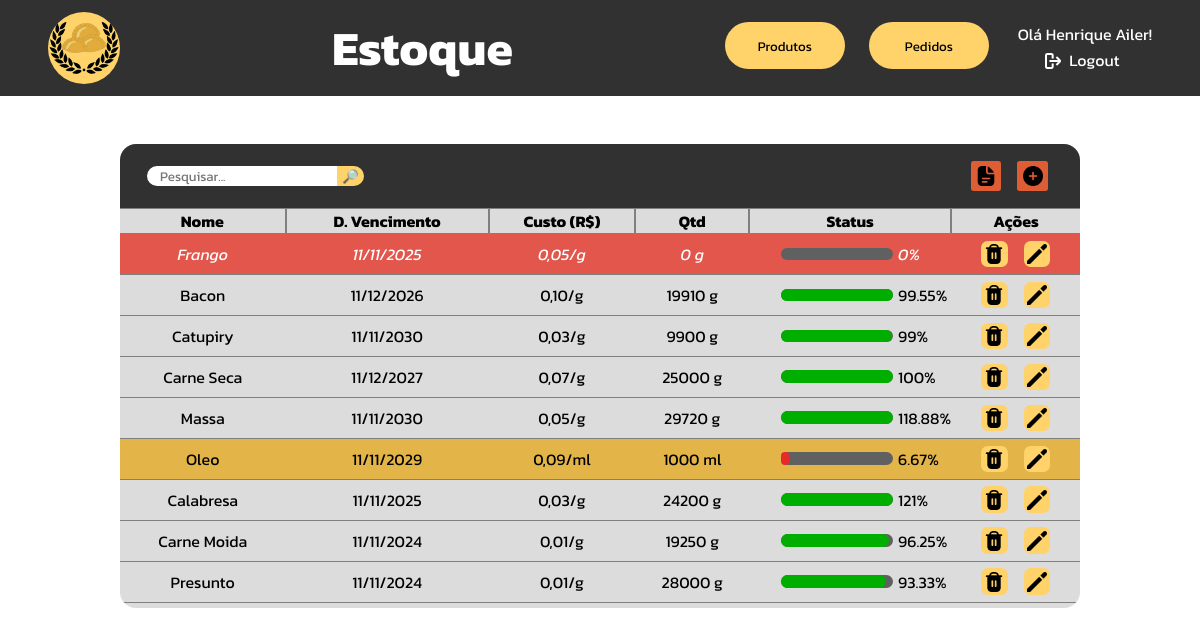
The app's page /php/tabelaEstoque.php (signed in) with its own data.
### tables this page shows
CREATE TABLE `estoque` (
  `id_item` int(11) NOT NULL,
  `nome_item` varchar(50) NOT NULL,
  `data_vencimento` date NOT NULL,
  `valor_custo` decimal(10,2) NOT NULL,
  `unidade_medida` varchar(2) NOT NULL,
  `qtd` int(11) NOT NULL,
  `qtd_padrao` int(11) NOT NULL
);

### php/utilities/fixMoney.php (called while the page is built)
<?php
    function fixMoney($value){
        return str_replace(".", ",", sprintf("%1$.2f", $value));
    }
?>

### php/tabelaEstoque.php (the view, shortened to what this page needs)
<?php
    include "utilities/fixMoney.php";
    function tratarData($data){
        $date_array = explode("-",$data);
        return $date_array[2]."/".$date_array[1]."/".$date_array[0];
    }
    function getPercentageShow($n, $total){
        $percent = (100*$n)/$total;
        if($percent > 100){
            return 100;
        }
        return $percent;
    }
    function getPercentageReal($n, $total){
        return round((100*$n)/$total, 2);
    }
    function table($search){
        include "utilities/mysql_connect.php";
        $query = mysqli_query($connection, "select nome_item, data_vencimento, valor_custo, unidade_medida, qtd, qtd_padrao, id_item from estoque where nome_item like \"%$search%\";");
        while($output = mysqli_fetch_array($query)){
            if($output[4] == 0){
                echo"<tr class='dead-row'>";
            }else if($output[4] <= $output[5]*0.1){
                echo"<tr class='alert'>";
            }else{
                echo"<tr class='normal-row'>";
            }
            $data = tratarData($output[1]);
            $percentageShow = getPercentageShow($output[4], $output[5]);
            $percentageReal = getPercentageReal($output[4], $output[5]);
            $preco = fixMoney($output[2]);
            echo"<td>$output[0]</td>";
            echo"<td>$data</td>";
            echo"<td>$preco/$output[3]</td>";
            echo"<td>$output[4] $output[3]</td>";
            if($output[4] <= $output[5]*0.1){
                echo"<td style='width: 12em;'><div style='display: flex; justify-content: start; align-items: center; gap: .3em;'>";
                echo"<div class='bar-holder'><div class='bar' style='width: $percentageShow%; background-color: #E72929;'></div></div>";
                echo"<p>$percentageReal%</p>";
                echo"</div></td>";
            }else if($output[4] <= $output[5]*0.5){
                echo"<td style='width: 12em;'><div style='display: flex; justify-content: start; align-items: center; gap: .3em;'>";
                echo"<div class='bar-holder'><div class='bar' style='width: $percentageShow%; background-color: #FFC94A;'></div></div>";
                echo"<p>$percentageReal%</p>";
                echo"</div></td>";
            }else{
                echo"<td style='width: 12em;'><div style='display: flex; justify-content: start; align-items: center; gap: .3em;'>";
                echo"<div class='bar-holder'><div class='bar' style='width: $percentageShow%; background-color: #00ae00;'></div></div>";
                echo"<p>$percentageReal%</p>";
                echo"</div></td>";
            }
            echo"<td><div style='display: flex; justify-content: center; gap: 1em;'>";
            echo"<form action='tabelaEstoque.php' method='post'><input type='hidden' name='id_delete-confirmar' value='$output[6]'><button name='delete' type='submit'><img src='../images/icons/delete.png'></button></form>";
            echo"<form action='tabelaEstoque.php' method='post'><input type='hidden' name='id_edit' value='$output[6]'><button name='edit' type='submit'><img src='../images/icons/edit.png'></button></form>";
            echo"</div></td></tr>";
        }
    }
?>
<!DOCTYPE html>
<html lang="pt-br">
<head>
    <link rel="stylesheet" href="../css/tabelaEstoque.css">
</head>
<body>
    <div class="navbar">
        <a href="adm_dashboard.php">
        <div class="logo"></div>
        </a>
        <h1>Estoque</h1>
        <div class="menu">
            <a href="tabelaProdutos.php"><button>Produtos</button></a>
            <button>Pedidos</button>
            <div class="user-area">
                <?php
                    $username = $_SESSION['username'];
                    echo"<p>Olá $username!</p>";
                ?>
                <a href="sessionEnded.php"><div class="logout"><img src="../images/icons/logout.png"><p>Logout</p></div></a>
            </div>
        </div>
    </div>
    <div class="center">
        <div class="table-header">
            <form action="tabelaEstoque.php" method="post" id="searchbox">
                <input type="text" placeholder="Pesquisar..." name="search" id="searchbar">
                <input type="submit" value="🔎︎">
            </form>
            <div id="menu">
                <button onclick=""><img src="../images/icons/report.png"></button>
                <form action="tabelaEstoque.php" method="post">
                    <button><img src="../images/icons/plus.png"></button>
                </form>
            </div>
        </div>
        <div class="table-holder">
            <table>
                <tr style="position: sticky; top: 0; background-color: #dcdcdc;"><th style="border-left: none;">Nome</th><th>D. Vencimento</th><th>Custo (R$)</th><th>Qtd</th><th>Status</th><th style="border-right: none;">Ações</th></tr>
                <?php
                    if($_SERVER['REQUEST_METHOD'] === 'POST' && isset($_POST['search'])){
                        $search = $_POST['search'];
                        table($search);
                        echo "<script>
                                document.getElementById('searchbar').value='$search'
                                document.getElementById('close-search').style.display = 'block'
                            </script>";
                    }else{
                        table("");
                    }
                ?>
            </table>
        </div>
    </div>
</body>
</html>

### css/tabelaEstoque.css (style rules this page uses)
* { padding: 0; margin: 0; font-family: "Kanit", Arial, Helvetica, sans-serif; }
body { overflow: hidden; }
.navbar { height: 6em; background-color: #313131; display: flex; justify-content: space-between; align-items: center; padding-left: 3em; padding-right: 3em; }
.navbar h1 { color: white; font-size: 3em; }
.navbar .logo { height: 4.5em; width: 4.5em; border-radius: 3em; background-color: #FFD369; background-image: url('../images/logo.png'); background-size: contain; background-repeat: no-repeat; background-position: center center; }
.navbar .menu { display: flex; gap: 1.5em; }
.navbar .menu button { width: 9em; height: 3.5em; background-color: #FFD369; border: none; border-radius: 2em; cursor: pointer; transition: 200ms; }
.navbar .menu .user-area { display: flex; flex-direction: column; align-items: center; color: white; }
.navbar .menu .user-area p { margin-bottom: .1em; }
.navbar .menu .user-area .logout { display: flex; align-items: center; }
.navbar .menu .user-area a { text-decoration: none; color: white; }
.navbar .menu .user-area p { margin-left: .3em; }
.navbar .menu .user-area .logout img { width: 1em; height: 1em; filter: invert(100%); margin-right: .2em; }
.center { height: calc(100vh - 6em); display: flex; justify-content: start; align-items: center; flex-direction: column; }
.table-header { margin-top: 3em; width: 60em; height: 4em; background-color: #313131; border-radius: 1em 1em 0 0; display: flex; justify-content: space-between; align-items: center; }
.table-header #searchbox { display: flex; align-items: center; justify-content: center; width: fit-content; }
.table-header #searchbox input[type="text"] { margin-left: 2em; padding-left: 1em; padding-right: 1em; border: none; border-radius: 1em 0 0 1em; }
.table-header #searchbox input[type="submit"] { border: none; background-color: #FFD369; width: 2em; border-radius: 0 1em 1em 0; cursor: pointer; }
.table-header #menu { margin-right: 2em; display: flex; justify-content: center; align-items: center; gap: 1em; }
.table-header #menu button { width: 2.3em; height: 2.3em; border: none; border-radius: .2em; cursor: pointer; background-color: #DE5D35; display: flex; align-items: center; justify-content: center; transition: 200ms; }
.table-header #menu button img { width: 1.5em; height: 1.5em; }
.table-holder { width: 60em; height: 25em; background-color: #dcdcdc; border-radius: 0 0 1em 1em; overflow-y: scroll; }
.table-holder table { width: 60em; border-spacing: 0; text-align: center; }
.table-holder table th { border: .1em solid grey; }
.table-holder table td { border-bottom: .1em solid grey; }
.table-holder table .alert { background-color: #e3b447; }
.table-holder table .dead-row { background-color: #e2564c; color: white; font-style: italic; }
.table-holder table button { width: 2em; height: 2em; margin-top: .5em; margin-bottom: .5em; border: none; border-radius: .5em; cursor: pointer; display: flex; align-items: center; justify-content: center; background-color: #FFD369; transition: 200ms; }
.table-holder table button img { width: 1.5em; height: 1.5em; }
.table-holder .bar-holder { height: .8em; width: 7em; border-radius: 1em; background-color: #606060; margin-left: 2em; }
.table-holder .bar-holder .bar { height: .8em; border-radius: 1em; }

### records on screen
estoque: nome_item "Frango", data_vencimento "11/11/2025", valor_custo "0,05", unidade_medida "g", qtd "0"
estoque: nome_item "Bacon", data_vencimento "11/12/2026", valor_custo "0,10", unidade_medida "g", qtd "19910", percentageReal "99.55"
estoque: nome_item "Catupiry", data_vencimento "11/11/2030", valor_custo "0,03", unidade_medida "g", qtd "9900", percentageReal "99"
estoque: nome_item "Carne Seca", data_vencimento "11/12/2027", valor_custo "0,07", unidade_medida "g", qtd "25000", percentageReal "100"
estoque: nome_item "Massa", data_vencimento "11/11/2030", valor_custo "0,05", unidade_medida "g", qtd "29720", percentageReal "118.88"
estoque: nome_item "Oleo", data_vencimento "11/11/2029", valor_custo "0,09", unidade_medida "ml", qtd "1000", percentageReal "6.67"
estoque: nome_item "Calabresa", data_vencimento "11/11/2025", valor_custo "0,03", unidade_medida "g", qtd "24200", percentageReal "121"
estoque: nome_item "Carne Moida", data_vencimento "11/11/2024", valor_custo "0,01", unidade_medida "g", qtd "19250", percentageReal "96.25"
estoque: nome_item "Presunto", data_vencimento "11/11/2024", valor_custo "0,01", unidade_medida "g", qtd "28000", percentageReal "93.33"

### other values on screen
$username "Henrique Ailer"
